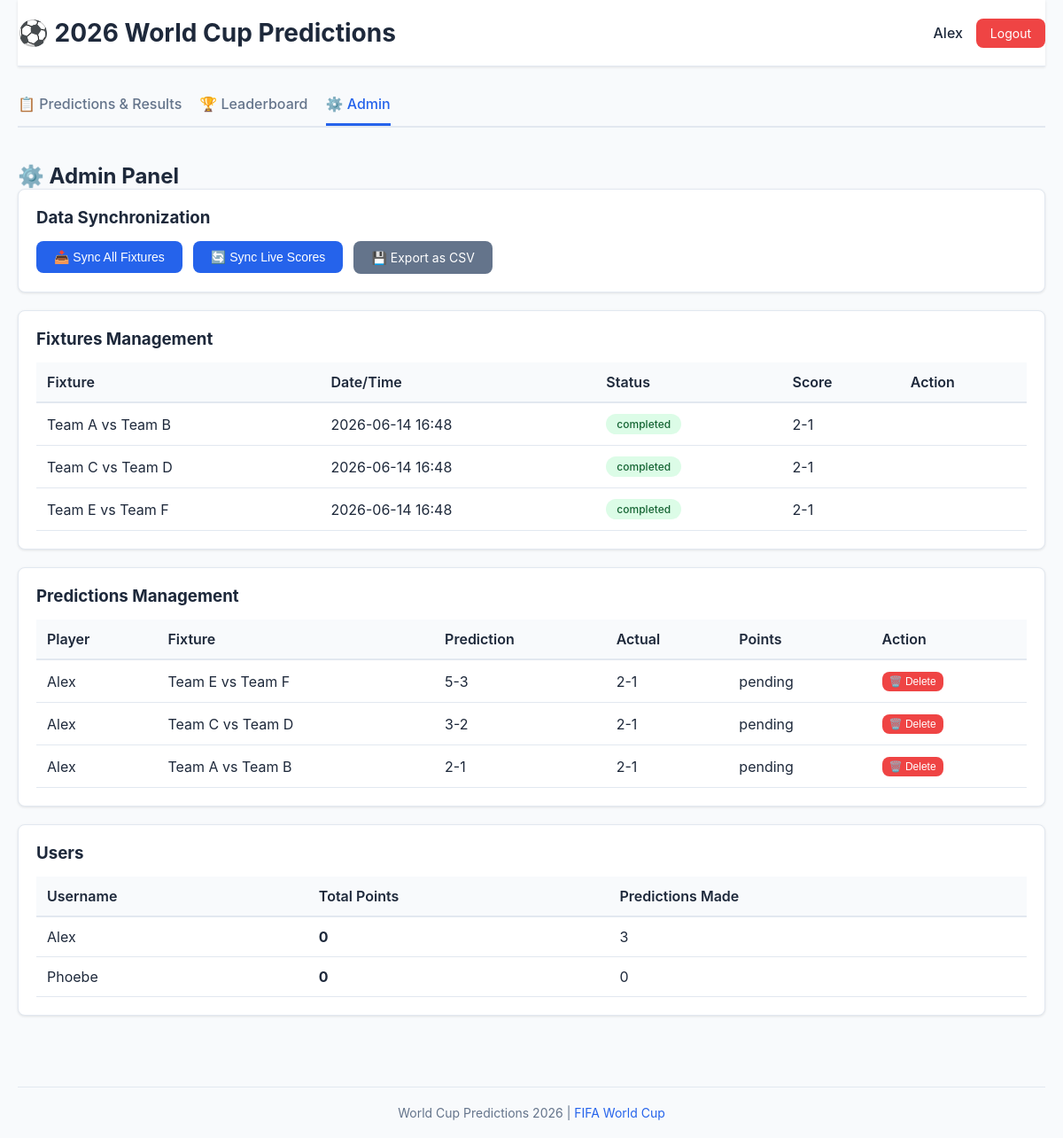
Page /admin (signed in) on the earlier database version.
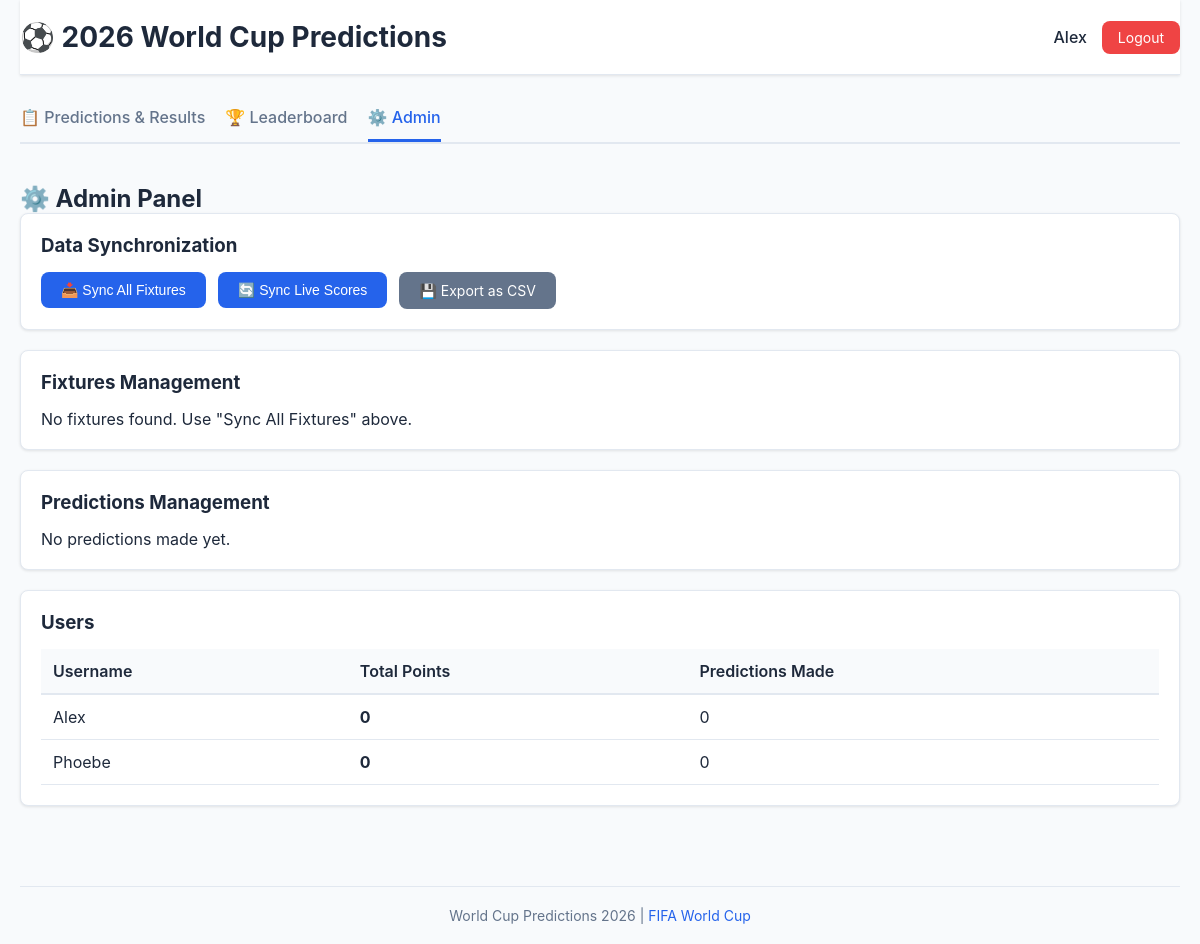
Same page on the later database version.
### models.py (models this page shows, shortened)
class User(db.Model):
    __tablename__ = 'users'
    id = db.Column(db.Integer, primary_key=True)
    username = db.Column(db.String(80), unique=True, nullable=False, index=True)
    password_hash = db.Column(db.String(255), nullable=False)
    created_at = db.Column(db.DateTime, default=datetime.utcnow)
    predictions = db.relationship('Prediction', backref='user', lazy=True, cascade='all, delete-orphan')
    def get_total_points(self):
        predictions = Prediction.query.filter_by(user_id=self.id).all()
        return sum(p.points_earned or 0 for p in predictions)

class Fixture(db.Model):
    __tablename__ = 'fixtures'
    id = db.Column(db.Integer, primary_key=True)
    api_id = db.Column(db.String(100), unique=True, nullable=False, index=True)
    home_team = db.Column(db.String(100), nullable=False)
    away_team = db.Column(db.String(100), nullable=False)
    scheduled_datetime = db.Column(db.DateTime, nullable=False, index=True)
    status = db.Column(db.String(20), default='not_started', nullable=False)  # not_started, in_progress, completed
    home_score = db.Column(db.Integer, nullable=True)
    away_score = db.Column(db.Integer, nullable=True)
    last_updated = db.Column(db.DateTime, default=datetime.utcnow, onupdate=datetime.utcnow)
    predictions = db.relationship('Prediction', backref='fixture', lazy=True, cascade='all, delete-orphan')

class Prediction(db.Model):
    __tablename__ = 'predictions'
    id = db.Column(db.Integer, primary_key=True)
    user_id = db.Column(db.Integer, db.ForeignKey('users.id'), nullable=False, index=True)
    fixture_id = db.Column(db.Integer, db.ForeignKey('fixtures.id'), nullable=False, index=True)
    predicted_home_score = db.Column(db.Integer, nullable=False)
    predicted_away_score = db.Column(db.Integer, nullable=False)
    predicted_at = db.Column(db.DateTime, default=datetime.utcnow)
    points_earned = db.Column(db.Integer, nullable=True)
    points_breakdown = db.Column(db.String(200), nullable=True)  # JSON: {exact: 0, diff: 3, result: 5}
    __table_args__ = (db.UniqueConstraint('user_id', 'fixture_id', name='_user_fixture_uc'),)

### app.py (the view)
@app.route('/admin')
@login_required
def admin():
    user = get_current_user()
    if user.username not in ['Alex', 'Phoebe']:
        flash('Access denied', 'error')
        return redirect(url_for('leaderboard'))
    from models import SyncLog
    sync_logs = SyncLog.query.filter_by(sync_type='fixtures').count()
    last_sync = SyncLog.query.order_by(SyncLog.synced_at.desc()).first()
    all_predictions = Prediction.query.all()
    all_fixtures = Fixture.query.all()
    users = User.query.all()
    return render_template(
        'admin.html',
        predictions=all_predictions,
        fixtures=all_fixtures,
        users=users,
        sync_count=sync_logs,
        last_sync=last_sync
    )

### app.py (called while the page is built)
@app.before_request
def set_current_user():
    app.jinja_env.globals['current_user'] = get_current_user()

### auth.py (called while the page is built)
def login_required(f):
    @wraps(f)
    def decorated_function(*args, **kwargs):
        if 'user_id' not in session:
            return redirect(url_for('login', next=request.url))
        return f(*args, **kwargs)
    return decorated_function

def get_current_user():
    if 'user_id' in session:
        return User.query.get(session['user_id'])
    return None

### templates/admin.html (shortened to what this page needs)
{% extends "base.html" %}
{% block content %}
<div class="admin-page">
    <h2>⚙️ Admin Panel</h2>
    <div class="admin-section">
        <h3>Data Synchronization</h3>
        <div class="sync-buttons">
            <form method="POST" action="{{ url_for('sync_fixtures') }}" class="inline-form">
                <button type="submit" class="btn btn-primary">📥 Sync All Fixtures</button>
            </form>
            <form method="POST" action="{{ url_for('sync_results') }}" class="inline-form">
                <button type="submit" class="btn btn-primary">🔄 Sync Live Scores</button>
            </form>
            <a href="{{ url_for('export_csv') }}" class="btn btn-secondary">💾 Export as CSV</a>
        </div>
    </div>
    <div class="admin-section">
        <h3>Fixtures Management</h3>
        {% if fixtures %}
        <table class="fixtures-table">
            <thead>
                <tr>
                    <th>Fixture</th>
                    <th>Date/Time</th>
                    <th>Status</th>
                    <th>Score</th>
                    <th>Action</th>
                </tr>
            </thead>
            <tbody>
                {% for fixture in fixtures | sort(attribute='scheduled_datetime') %}
                <tr>
                    <td>{{ fixture.home_team }} vs {{ fixture.away_team }}</td>
                    <td>{{ fixture.scheduled_datetime.strftime('%Y-%m-%d %H:%M') }}</td>
                    <td>
                        <span class="badge {% if fixture.status == 'completed' %}completed{% elif fixture.status == 'in_progress' %}in-progress{% endif %}">
                            {{ fixture.status }}
                        </span>
                    </td>
                    <td>
                        {% if fixture.home_score is not none %}
                            {{ fixture.home_score }}-{{ fixture.away_score }}
                        {% endif %}
                    </td>
                    <td></td>
                </tr>
                {% endfor %}
            </tbody>
        </table>
        {% else %}
        <p>No fixtures found. Use "Sync All Fixtures" above.</p>
        {% endif %}
    </div>
    <div class="admin-section">
        <h3>Predictions Management</h3>
        {% if predictions %}
        <table class="predictions-table">
            <thead>
                <tr>
                    <th>Player</th>
                    <th>Fixture</th>
                    <th>Prediction</th>
                    <th>Actual</th>
                    <th>Points</th>
                    <th>Action</th>
                </tr>
            </thead>
            <tbody>
                {% for prediction in predictions | sort(attribute='predicted_at', reverse=True) %}
                <tr>
                    <td>{{ prediction.user.username }}</td>
                    <td>{{ prediction.fixture.home_team }} vs {{ prediction.fixture.away_team }}</td>
                    <td>{{ prediction.predicted_home_score }}-{{ prediction.predicted_away_score }}</td>
                    <td>
                        {% if prediction.fixture.home_score is not none %}
                            {{ prediction.fixture.home_score }}-{{ prediction.fixture.away_score }}
                        {% else %}
                            -
                        {% endif %}
                    </td>
                    <td>{{ prediction.points_earned or 'pending' }}</td>
                    <td>
                        <form method="POST" action="{{ url_for('delete_prediction', prediction_id=prediction.id) }}" class="inline-form">
                            <button type="submit" class="btn btn-tiny btn-danger" onclick="return confirm('Delete this prediction?');">🗑️ Delete</button>
                        </form>
                    </td>
                </tr>
                {% endfor %}
            </tbody>
        </table>
        {% else %}
        <p>No predictions made yet.</p>
        {% endif %}
    </div>
    <div class="admin-section">
        <h3>Users</h3>
        <table class="users-table">
            <thead>
                <tr>
                    <th>Username</th>
                    <th>Total Points</th>
                    <th>Predictions Made</th>
                </tr>
            </thead>
            <tbody>
                {% for user in users | sort(attribute='username') %}
                <tr>
                    <td>{{ user.username }}</td>
                    <td><strong>{{ user.get_total_points() }}</strong></td>
                    <td>{{ user.predictions | length }}</td>
                </tr>
                {% endfor %}
            </tbody>
        </table>
    </div>
</div>
{% endblock %}

### templates/base.html (shortened to what this page needs)
<!DOCTYPE html>
<html lang="en">
<head>
    <link rel="stylesheet" href="{{ url_for('static', filename='style.css') }}">
</head>
<body>
    <div class="container">
        <header>
            <h1 class="title">⚽ 2026 World Cup Predictions</h1>
            {% if current_user %}
            <div class="user-info">
                <span class="username">{{ current_user.username }}</span>
                <a href="{{ url_for('logout') }}" class="logout-btn">Logout</a>
            </div>
            {% endif %}
        </header>
        {% if current_user %}
        <nav class="tabs">
            <a href="{{ url_for('predictions') }}" class="tab {% if request.endpoint == 'predictions' %}active{% endif %}">
                📋 Predictions & Results
            </a>
            <a href="{{ url_for('leaderboard') }}" class="tab {% if request.endpoint == 'leaderboard' %}active{% endif %}">
                🏆 Leaderboard
            </a>
            <a href="{{ url_for('admin') }}" class="tab {% if request.endpoint == 'admin' %}active{% endif %}">
                ⚙️ Admin
            </a>
        </nav>
        {% endif %}
        <main class="content">
            {% block content %}{% endblock %}
        </main>
        <footer>
            <p>World Cup Predictions 2026 | <a href="https://www.fifa.com" target="_blank">FIFA World Cup</a></p>
        </footer>
    </div>
</body>
</html>

### static/style.css (style rules this page uses)
* { margin: 0; padding: 0; box-sizing: border-box; }
:root { --primary-color: #2563eb; --primary-dark: #1e40af; --secondary-color: #64748b; --success-color: #10b981; --danger-color: #ef4444; --warning-color: #f59e0b; --bg-color: #f8fafc; --card-bg: #ffffff; --border-color: #e2e8f0; --text-color: #1e293b; --text-light: #64748b; --radius: 8px; --shadow: 0 1px 3px 0 rgba(0, 0, 0, 0.1); --shadow-lg: 0 10px 25px -5px rgba(0, 0, 0, 0.1); }
html, body { height: 100%; font-family: -apple-system, BlinkMacSystemFont, 'Segoe UI', Roboto, Oxygen, Ubuntu, Cantarell, sans-serif; background-color: var(--bg-color); color: var(--text-color); }
body { display: flex; flex-direction: column; }
.container { flex: 1; max-width: 1200px; width: 100%; margin: 0 auto; padding: 0 20px; display: flex; flex-direction: column; }
header { background-color: var(--card-bg); border-bottom: 1px solid var(--border-color); padding: 20px 0; display: flex; justify-content: space-between; align-items: center; margin-bottom: 20px; box-shadow: var(--shadow); }
.title { font-size: 28px; font-weight: bold; color: var(--text-color); }
.user-info { display: flex; align-items: center; gap: 15px; }
.username { font-weight: 500; color: var(--text-color); }
.logout-btn { padding: 8px 16px; background-color: var(--danger-color); color: white; border: none; border-radius: var(--radius); cursor: pointer; text-decoration: none; font-size: 14px; transition: background-color 0.3s; }
nav.tabs { display: flex; gap: 20px; border-bottom: 2px solid var(--border-color); margin-bottom: 20px; }
.tab { padding: 12px 0; text-decoration: none; color: var(--text-light); border-bottom: 3px solid transparent; transition: all 0.3s; font-weight: 500; cursor: pointer; }
.tab.active { color: var(--primary-color); border-bottom-color: var(--primary-color); }
.btn { padding: 10px 20px; border: none; border-radius: var(--radius); cursor: pointer; font-size: 14px; transition: all 0.3s; text-decoration: none; display: inline-block; text-align: center; }
.btn-primary { background-color: var(--primary-color); color: white; }
.btn-secondary { background-color: var(--secondary-color); color: white; }
.inline-form { display: inline; }
.content { flex: 1; padding: 20px 0; }
.admin-section { background-color: var(--card-bg); border: 1px solid var(--border-color); border-radius: var(--radius); padding: 20px; margin-bottom: 20px; box-shadow: var(--shadow); }
.admin-section h3 { margin-bottom: 15px; color: var(--text-color); }
.sync-buttons { display: flex; gap: 12px; flex-wrap: wrap; }
.fixtures-table, .predictions-table, .users-table { width: 100%; border-collapse: collapse; }
.fixtures-table thead, .predictions-table thead, .users-table thead { background-color: var(--bg-color); border-bottom: 2px solid var(--border-color); }
.fixtures-table th, .predictions-table th, .users-table th { padding: 12px; text-align: left; font-weight: 600; color: var(--text-color); }
.fixtures-table td, .predictions-table td, .users-table td { padding: 12px; border-bottom: 1px solid var(--border-color); }
footer { text-align: center; padding: 20px; color: var(--text-light); border-top: 1px solid var(--border-color); margin-top: 40px; font-size: 14px; }
footer a { color: var(--primary-color); text-decoration: none; }

Differences in the rows shown:
removed Fixture: home_team "Team A", away_team "Team B", scheduled_datetime "2026-06-14 16:48", status "completed", home_score "2", away_score "1"
removed Fixture: home_team "Team C", away_team "Team D", scheduled_datetime "2026-06-14 16:48", status "completed", home_score "2", away_score "1"
removed Fixture: home_team "Team E", away_team "Team F", scheduled_datetime "2026-06-14 16:48", status "completed", home_score "2", away_score "1"
removed Prediction: user.username "Alex", fixture.home_team "Team E", fixture.away_team "Team F", predicted_home_score "5", predicted_away_score "3", fixture.home_score "2", fixture.away_score "1", points_earned "pending"
removed Prediction: user.username "Alex", fixture.home_team "Team C", fixture.away_team "Team D", predicted_home_score "3", predicted_away_score "2", fixture.home_score "2", fixture.away_score "1", points_earned "pending"
removed Prediction: user.username "Alex", fixture.home_team "Team A", fixture.away_team "Team B", predicted_home_score "2", predicted_away_score "1", fixture.home_score "2", fixture.away_score "1", points_earned "pending"
changed User "Alex": predictions|length "3" → "0"
Other differences:
text no longer shown: "Fixture Date/Time Status Score Action Player Fixture Prediction Actual Points Action"
text now shown: "No fixtures found. Use \"Sync All Fixtures\" above. No predictions made yet."
